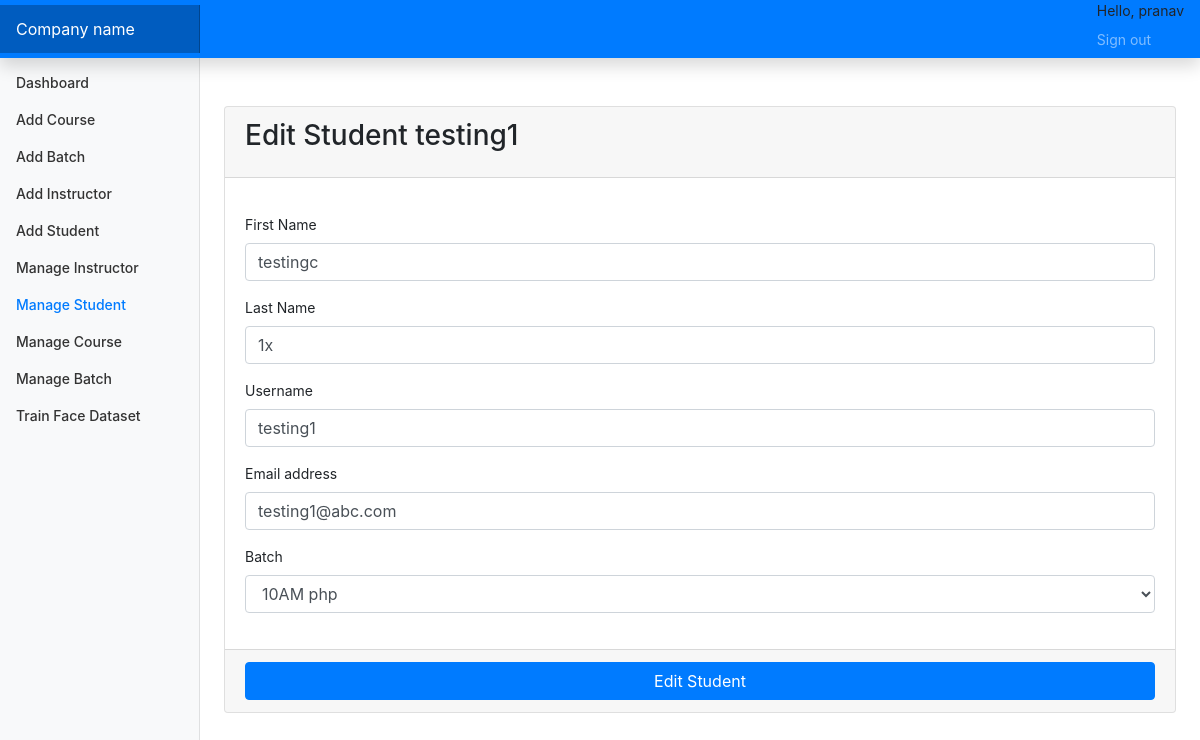
/edit_student/8 (signed in), run on the app's committed database.
### account/models.py (models this page shows, shortened)
class CustomUser(AbstractUser):
    user_type_data=((1,"Admin"),(2,"Instructor"),(3,"Students"))
    user_type=models.CharField(default=1,choices=user_type_data,max_length=10)

class Students(models.Model):
    id=models.AutoField(primary_key=True)
    name=models.CharField(max_length=255,null=True,blank=True)
    user=models.OneToOneField(CustomUser,on_delete=models.CASCADE)
    batch_id=models.ForeignKey(Batch,on_delete=models.DO_NOTHING,default=1)
    faceTaken=models.BooleanField(default=False)
    objects = models.Manager()

class Batch(models.Model):
    id=models.AutoField(primary_key=True)
    batch_name=models.CharField(max_length=255)
    course_id=models.ForeignKey(Course,on_delete=models.CASCADE,default=1)
    instructor_id=models.ForeignKey(Instructor,on_delete=models.CASCADE)
    start_time=models.TimeField(null=True,blank=True)
    end_time=models.TimeField(null=True,blank=True)
    days = models.CharField(max_length=100)
    objects=models.Manager()

### account/adminviews.py (the view, shortened to what this page needs)
# urls.py: path('edit_student/<str:stu_id>',adminviews.editStudent,name='edits'),
def editStudent(request,stu_id):
    stu=Students.objects.get(user=stu_id)
    batch=Batch.objects.all()
    return render(request,"HOD/edit_student.html",{"student":stu,"batches":batch})

### account/restrictionMiddleware.py (called while the page is built, shortened)
    def process_view(self,request,view_func,view_args,view_kwargs):
        modulename=view_func.__module__
        user=request.user
        if user.is_authenticated:
            if user.user_type == "1":
                if modulename == "account.adminviews":
                    pass
                elif modulename == "account.views":
                    pass
                else:
                    return redirect('dashboard')
            else:
                return redirect('loginpage')
        else:
            if request.path == reverse("loginpage"):
                pass
            else:
                return HttpResponseRedirect(reverse("loginpage"))

### account/templates/HOD/edit_student.html (shortened to what this page needs)
{% extends 'base.html'%}
{% block sidebarstuff %}
<li class="nav-item">
    <a class="nav-link" href="{% url 'dashboard' %}">
        Dashboard <span class="sr-only">(current)</span>
    </a>
</li>
<li class="nav-item">
    <a class="nav-link" href="{% url 'addCourses' %}">
        Add Course
    </a>
</li>
<li class="nav-item">
    <a class="nav-link" href="{% url 'addBatch' %}">
        Add Batch
    </a>
</li>
<li class="nav-item">
    <a class="nav-link" href="{% url 'addInstructor' %}">
        Add Instructor
    </a>
</li>
<li class="nav-item">
    <a class="nav-link" href="{% url 'addStudent' %}">
        Add Student
    </a>
</li>
<li class="nav-item">
    <a class="nav-link" href="{% url 'managei' %}">
        Manage Instructor
    </a>
</li>
<li class="nav-item">
    <a class="nav-link active" href="{% url 'manages' %}">
        Manage Student
    </a>
</li>
<li class="nav-item">
    <a class="nav-link" href="{% url 'managec' %}">
        Manage Course
    </a>
</li>
<li class="nav-item">
    <a class="nav-link" href="{% url 'manageb' %}">
        Manage Batch
    </a>
</li>
<li class="nav-item">
    <a class="nav-link" href="{% url 'train' %}">
        Train Face Dataset
    </a>
</li>
{% endblock sidebarstuff %}
{% block maincontent %}
<main role="main" class="col-md-9 ml-sm-auto col-lg-10 px-md-4">
    <div class="row">
        <div class="col-md-12 ">
            <div class="card card-primary mt-5">
                <div class="card-header">
                    <h3 class="card-title">Edit Student {{student.user.username}}</h3>
                </div>
                <form role="form" action="" method="POST">
                    <div class="card-body">
                        <div class="form-group">
                            <label>First Name</label>
                            <input type="text" class="form-control" name="first_name" value="{{student.user.first_name}}" required>
                        </div>
                        <div class="form-group">
                            <label>Last Name</label>
                            <input type="text" class="form-control" name="last_name" value="{{student.user.last_name}}" >
                        </div>
                        <div class="form-group">
                            <label>Username</label>
                            <input type="text" class="form-control" name="username" value="{{student.user.username}}" required>
                        </div>
                        <div class="form-group">
                            <label>Email address</label>
                            <input type="email" class="form-control" name="email" value="{{student.user.email}}" required>
                        </div>
                        <div class="form-group">
                            <label>Batch</label>
                            <select class="form-control" name="batch_id">
                                {% for batch in batches %}
                                <option value="{{ batch.id }}" {% if batch.id == student.batch_id.id %} selected {% endif %}> {{ batch.batch_name }}</option>
                                {% endfor %}
                            </select>
                        </div>
                    </div>
                    <div class="card-footer">
                        <button type="submit" class="btn btn-primary btn-block">Edit Student</button>
                    </div>
                </form>
            </div>
        </div>
    </div>
</main>
{% endblock maincontent %}

### account/templates/base.html (shortened to what this page needs)
{% load static %}
<!doctype html>
<html lang="en">
<head>
    <link rel="stylesheet" href="{% static 'css/bootstrap.min.css' %}">
    <link rel="stylesheet" href="{% static 'css/base.css' %}">
</head>
<body>
    <nav class="navbar navbar-dark sticky-top bg-primary flex-md-nowrap p-0 shadow">
        <a class="navbar-brand col-md-3 col-lg-2 mr-0 px-3" href="#">Company name</a>
        <ul class="navbar-nav px-3">
            <li class="nav-item text-nowrap">
                <span>Hello, {{request.user}} </span>
            </li>
            <li class="nav-item text-nowrap">
                <a class="nav-link" href="{% url 'logout' %}">Sign out</a>
            </li>
        </ul>
    </nav>
    <div class="container-fluid">
        <div class="row">
            <nav id="sidebarMenu" class="col-md-3 col-lg-2 d-md-block bg-light sidebar collapse">
                <div class="sidebar-sticky pt-3">
                    <ul class="nav flex-column">
                        {% block sidebarstuff %}
                        {% endblock sidebarstuff %}
                    </ul>
                </div>
            </nav>
            {% block maincontent %}
            {% endblock maincontent %}
        </div>
    </div>
</body>
</html>

### staticfiles/css/base.css (style rules this page uses)
body { font-size: .875rem; }
.sidebar { position: fixed; top: 0; bottom: 0; left: 0; z-index: 100; padding: 48px 0 0; box-shadow: inset -1px 0 0 rgba(0, 0, 0, .1); }
.sidebar-sticky { position: relative; top: 0; height: calc(100vh - 48px); padding-top: .5rem; overflow-x: hidden; overflow-y: auto; }
.sidebar .nav-link { font-weight: 500; color: #333; }
.sidebar .nav-link.active { color: #007bff; }
.navbar-brand { padding-top: .75rem; padding-bottom: .75rem; font-size: 1rem; background-color: rgba(0, 0, 0, .25); box-shadow: inset -1px 0 0 rgba(0, 0, 0, .25); }

### data on the page
CustomUser: user "pranav"
Students: user.username "testing1", first_name "testingc", last_name "1x", username "testing1", email "testing1@abc.com", batch_id "10AM php"
